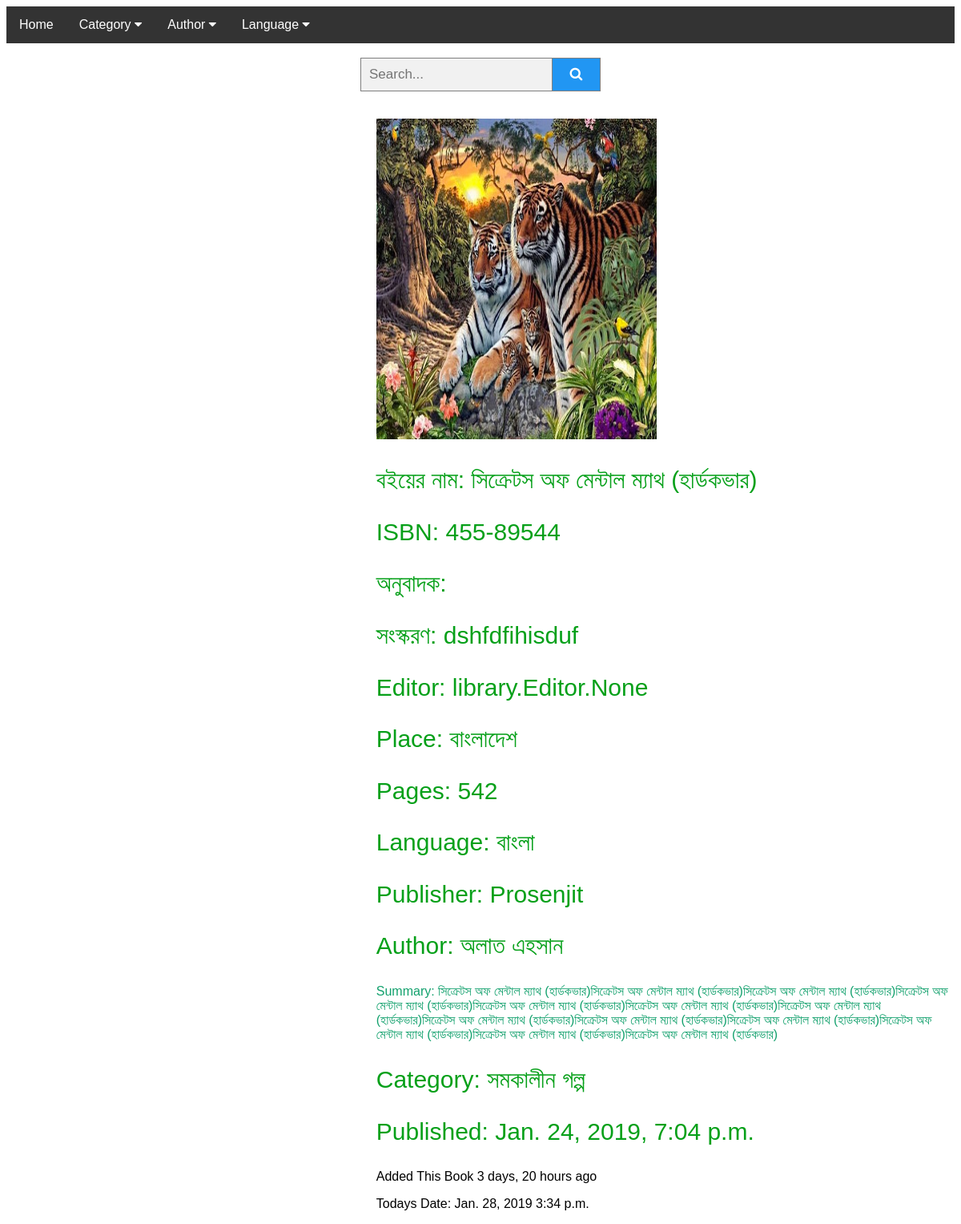
The page /books/sdkfsdjfjiosdfj-janina on the database its author committed.
### library/models.py (models this page shows, shortened)
class Book(models.Model):
    name_of_the_book = models.CharField(max_length=200)
    edition = models.CharField(max_length=13)
    author = models.ManyToManyField(Author, help_text='Select Author name')
    editor = models.ManyToManyField(Editor, help_text='Select Editor name')
    translator = models.ManyToManyField(Language, related_name='languages', help_text='Select Language')
    publisher = models.CharField(max_length=255)
    place = models.CharField(max_length=190)
    month = models.CharField(max_length=20)
    year = models.IntegerField()
    isbn = models.CharField('ISBN', max_length=13,
                            help_text='13 Character <a href="https://www.isbn-international.org/content/what-isbn">ISBN number</a>',
                            blank=True, null=True)
    currency = models.ForeignKey(Currency, on_delete=models.CASCADE)
    price = models.IntegerField()
    language = models.ForeignKey(Language, on_delete=models.CASCADE)
    category = models.ManyToManyField(Category, help_text='Select category for this book')
    pages = models.IntegerField()
    copy = models.PositiveSmallIntegerField(blank=True, null=True)
    summary = models.TextField(max_length=1000, help_text='Enter a brief description of the book')
    image = models.ImageField(upload_to='book_photos/', blank=True, null=True)
    published = models.DateTimeField(auto_now_add=True)
    slug = models.SlugField()
    publish = models.BooleanField(default=True)
    objects = EntryQuerySet.as_manager()
    class Meta:
        ordering = ["-published"]
    def __str__(self):
        return self.name_of_the_book

class Language(models.Model):
    language = models.CharField(max_length=50)
    slug = models.SlugField()
    def __str__(self):
        return self.language

class Author(models.Model):
    first_name = models.CharField(max_length=100)
    last_name = models.CharField(max_length=100)
    date_of_birth = models.DateField(null=True, blank=True)
    date_of_death = models.DateField('Died', null=True, blank=True)
    slug = models.SlugField()
    class Meta:
        ordering = ['last_name', 'first_name']
    def __str__(self):
        return f'{self.first_name} {self.last_name}'

class Category(models.Model):
    name = models.CharField(max_length=200, help_text='Enter a book Category (e.g. Science Fiction)')
    slug = models.SlugField()
    def __str__(self):
        return self.name

### library/views.py (the view)
# urls.py: re_path('books/(?P<slug>[-\w]+)', BookDetails.as_view(), name='book_details'),
class BookDetails(DetailView):
    model = Book
    template_name = 'books/book_details.html'
    extra_context = {
        'category_list': Category.objects.all(),
        'author_list': Author.objects.all(),
        'language_list': Language.objects.all(),
    }
    def get_context_data(self, **kwargs):
        context = super().get_context_data(**kwargs)
        context['now'] = timezone.now()
        context.update(self.extra_context)
        print(context)
        return context

### templates/books/book_details.html (shortened to what this page needs)
{% extends 'books/base.html' %}
{% block content %}
    <div style="padding-left: 39%">
        <p><img src="{{ MEDIA_URL }}{{ object.image.url }}" style="width: 350px;height: 400px"></p>
        <p style="color: #06a019; font-size: 30px"><span>বইয়ের নাম:</span> {{ object.name_of_the_book }}</p>
        <p style="color: #06a019; font-size: 30px"><span>ISBN:</span> {{ object.isbn }}</p>
        <p style="color: #06a019; font-size: 30px"><span>অনুবাদক:</span> {% for translation in object.translation.all %} {{ translation }}<br> {% endfor %}</p>
        <p style="color: #06a019; font-size: 30px"><span>সংস্করণ:</span> {{ object.edition }}</p>
        <p style="color: #06a019; font-size: 30px"><span>Editor:</span> {{ object.editor }}</p>
        <p style="color: #06a019; font-size: 30px"><span>Place:</span> {{ object.place }}</p>
        <p style="color: #06a019; font-size: 30px"><span>Pages:</span> {{ object.pages }}</p>
        <p style="color: #06a019; font-size: 30px"><span>Language:</span> {{ object.language }}</p>
        <p style="color: #06a019; font-size: 30px"><span>Publisher:</span> {{ object.publisher }}</p>
        <p style="color: #06a019; font-size: 30px"><span>Author:</span> {% for author in object.author.all %} {{ author }} <br> {% endfor %}</p>
        <p style="color: #11a06c"><span>Summary:</span> {{ object.summary }}</p>
        <p style="color: #06a019; font-size: 30px"><span>Category:</span> {% for category in object.category.all %} {{ category }} <br> {% endfor %}</p>
        <p style="color: #06a019; font-size: 30px"><span>Published:</span> {{ object.published }}</p>
        <p><span>Added This Book</span> {{ object.published|timesince }} <span>ago</span></p>
        {% load tz %}
        {% localtime on %}
            <p><span>Todays Date:</span> {{ now|date }} {{ now|time }}</p>
        {% endlocaltime %}
    </div>
{% endblock %}

### templates/books/base.html (style rules this page uses)
body { font-family: Arial; }
* { box-sizing: border-box; }

### rows shown on the page
Book: image (picture), name_of_the_book "সিক্রেটস অফ মেন্টাল ম্যাথ (হার্ডকভার)", isbn "455-89544", edition "dshfdfihisduf", editor "library.Editor.None", place "বাংলাদেশ", pages "542", language "বাংলা", publisher "Prosenjit", summary "সিক্রেটস অফ মেন্টাল ম্যাথ (হার্ডকভার)সিক্রেটস অফ মেন্টাল ম্যাথ (হার্ডকভার)সিক্রেটস অফ মেন্টাল ম্যাথ (হার্ডকভার)সিক্রেটস অফ মেন্টাল ম্যাথ (হার্ডকভার)সিক্রেটস অফ মেন্টাল ম্যাথ (হার্ডকভার)সিক্রেটস অফ মেন্টাল ম্যাথ (হার্ডকভার)সিক্রেটস অফ মেন্টাল ম্যাথ (হার্ডকভার)সিক্রেটস অফ মেন্টাল ম্যাথ (হার্ডকভার)সিক্রেটস অফ মেন্টাল ম্যাথ (হার্ডকভার)সিক্রেটস অফ মেন্টাল ম্যাথ (হার্ডকভার)সিক্রেটস অফ মেন্টাল ম্যাথ (হার্ডকভার)সিক্রেটস অফ মেন্টাল ম্যাথ (হার্ডকভার)সিক্রেটস অফ মেন্টাল ম্যাথ (হার্ডকভার)", published "Jan. 24, 2019, 7:04 p.m.", published "3 days, 20 hours"
Author: first_name+last_name "অলাত এহসান"
Category: name "সমকালীন গল্প"

### other values the page prints
{{ now|date }} "Jan. 28, 2019"
{{ now|time }} "3:34 p.m."
